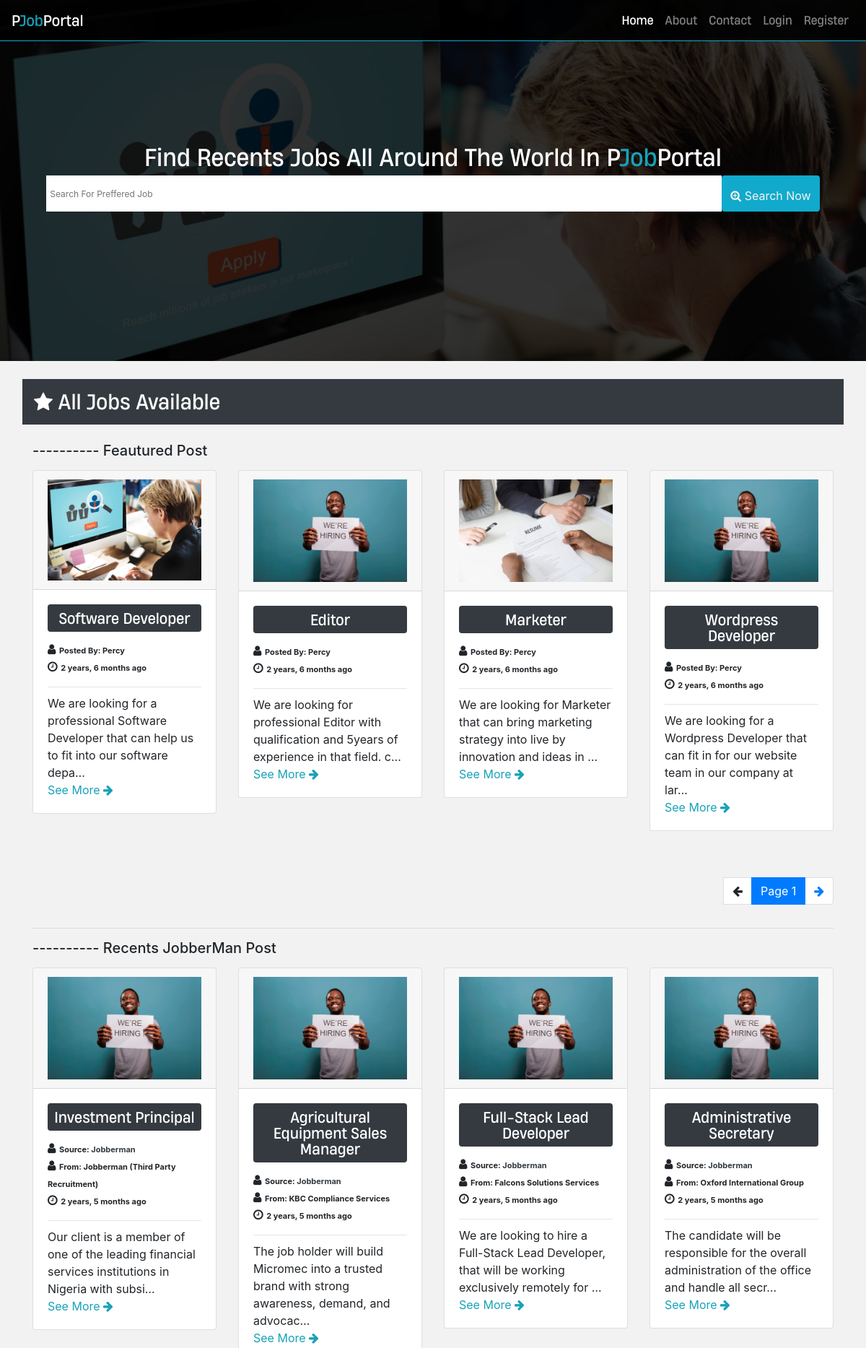
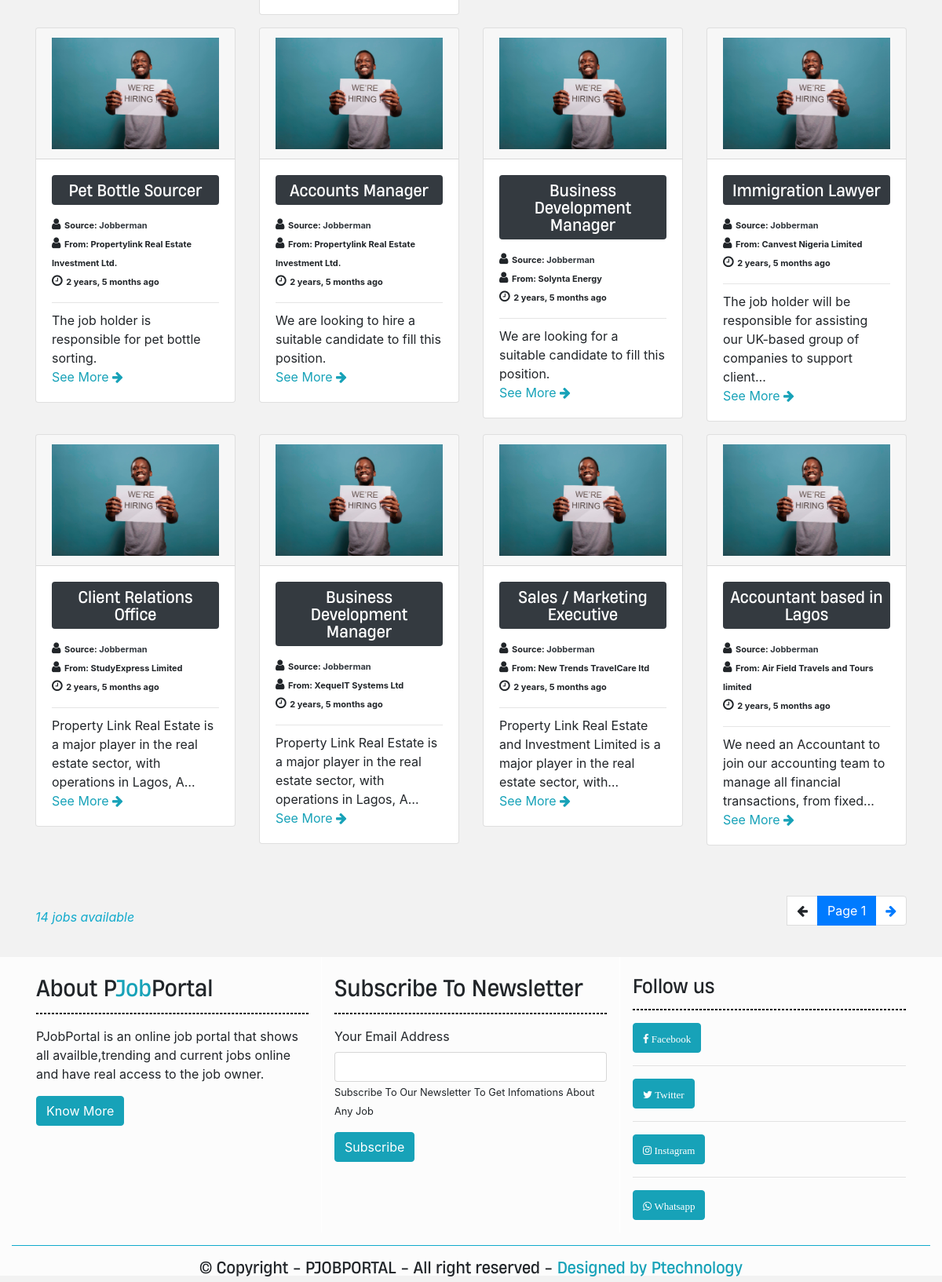
The page / on the database its author committed (2 pictures, top to bottom).
### app/models.py (models this page shows, shortened)
class Job(models.Model):
	user = models.ForeignKey(User,on_delete=models.CASCADE)
	job_image = models.ImageField(upload_to="job/image/",default="../static/images/job5.jpg",null=True,blank=True)
	job_title = models.CharField(max_length=255)
	job_description = models.TextField(max_length=300)
	email = models.EmailField(max_length=255)
	phone_num = models.PositiveIntegerField()
	whatsapp_num = models.PositiveIntegerField()
	status = models.BooleanField(default=False)
	date_posted = models.DateTimeField(auto_now_add = True)
	date_updated = models.DateTimeField(auto_now=True)

class JobCrawl(models.Model):
	user = models.CharField(max_length=255)
	job_image = models.ImageField(upload_to="job/image/",default="../static/images/job5.jpg",null=True,blank=True)
	job_title = models.CharField(max_length=255)
	job_link = models.URLField()
	job_description = models.TextField(max_length=300,null=True)
	job_employer = models.CharField(max_length=255)
	date_posted = models.DateTimeField(auto_now_add = True)
	date_updated = models.DateTimeField(auto_now=True)

### account/models.py (models this page shows)
class User(AbstractUser):
	GENDER_CHOICES = [
		('M','Male'),
		('F','Female')
	]
	name = models.CharField(max_length=255)
	gender = models.CharField(choices=GENDER_CHOICES,max_length=2)
	phone_num = models.IntegerField(null=True)
	avatar = models.ImageField(
		upload_to='account/image/%y-%m-%d',
		default='../static/images/avatar.jpg',
		verbose_name='Account Image',
		null=True
	)

### job_portal/views.py (the view)
# urls.py: 2. Add a URL to urlpatterns:  path('', views.home, name='home')
def home(request):
	jobs = models.Job.objects.all()
	crawlsjobs = models.JobCrawl.objects.all()
	page = request.GET.get('page_crawl_job',1)
	paginator = Paginator(crawlsjobs, 12)
	try:
		crawljobs = paginator.page(page)
	except PageNotAnInteger:
		crawljobs = paginator.page(1)
	except EmptyPage:
		crawljobs = paginator.page(paginator.num_pages)
	page = request.GET.get('page_job',1)
	paginatorjob = Paginator(jobs, 4)
	try:
		jobs = paginatorjob.page(page)
	except PageNotAnInteger:
		jobs = paginatorjob.page(1)
	except EmptyPage:
		jobs = paginatorjob.page(paginatorjob.num_pages)
	context={'jobs':jobs,'crawljobs':crawljobs,'crawlsjobs':crawlsjobs}
	return render(request,'home.html',context)

### templates/home.html (shortened to what this page needs)
{% extends 'base.html' %}
{% load static %}
{% load crispy_forms_tags %}
{% block header_content%}
	{% include '_header.html' %}
{% endblock %}
{% block content %}
<div class="header">
	<div class="container-fluid">
		<div class="row d-flex align-items-center">
			<div class="col-sm-12 col-md-12 header-content" >
				<div class="header-text text-white text-center">
					<h2>Find Recents Jobs All Around The World In P<span class="text-info">Job</span>Portal</h2>
				</div>
				<form action="{% url 'home' %}" method="GET">
					<div class="input-group bg-transparent search-form mr-auto ml-auto justify-content-center " style="border-radius: 4px;">
						<input type="search" name="q" id="" class="" placeholder="Search For Preffered Job">
						<div class="input-group-append" style="padding-top: 10px;">
							<span class="input-group-text" id="my-addon">
								<button class="btn btn-light  search" ><i class="fa fa-search-plus" aria-hidden="true"></i> Search Now</button>
							</span>
						</div>
					</div>
				</form>
			</div>
		</div>
	</div>
</div>
<div class="container py-2">
	<div class="row">
		<h3 class="mr-auto ml-auto bg-dark text-sm mt-3 border p-3 w-100 text-white font-weight-bolder" style="background-color: #46d;"> <span class="fa fa-star"></span> All Jobs Available</h3>
	</div>
		<h5 class="h5 mt-3">---------- Feautured Post</h5>
	<div class="row my-3">
		{% for job in jobs %}
		<div class=" col-sm-6 col-md-6 col-lg-3 mb-3">
			<div class="card">
			<div class="card-header" >
				<img src="{{job.job_image.url}}" class="img-fluid w-100" width="315" height="200" >
			</div>
			<div class="card-body">
				<div class="card-title">
					<h5 class="bg-dark text-white text-center p-2 rounded"> {{job.job_title}}</h5>
				</div>
				<div class="row">
					<div class="col-sm-12 col-md-12 col-lg-12 ">
						<span class="fa fa-user" ></span>
							<b style="font-size:11px">Posted By: {{job.user.username}}</b>
					</div>
					<div class="col-sm-12 col-md-12 col-lg-12">
						<span class="fa fa-clock-o"></span>
							<b style="font-size:11px">{{job.date_posted|timesince}} ago</b>
					</div>
				</div>
				<hr>
				<div class="card-subtitle">
					{{job.job_description|truncatechars:100}}<br>
					<a href="{% url 'job' job.job_title %}" class="text-info" ></span>See More <span class="fa fa-arrow-right"></a>
				</div>
			</div>
		</div>
		</div>
		{% endfor %}
		<div class="col-md-12">
			<div class="row mt-5 ">
				<div class="col-md-12 ">
					{% if jobs.has_other_pages %}
					<nav aria-label="PageLink ">
				                <ul class="pagination float-right" >
				                	{% if jobs.has_previous %}
					                    <li class="page-item" aria-label="previous">
					                        <a class="page-link" href="?page_job={{jobs.previous_page_number}}">
					                             <i class="fa fa-arrow-left" aria-hidden="true"></i>
					                        </a>
					                    </li>
					                    {% else %}
					                    <li class="disabled" aria-label="previous">
					                        <a class="page-link disabled">
					                            <i class="fa fa-arrow-left" aria-hidden="true"></i>
					                        </a>
					                    </li>
				                    {% endif %}
				                    {% for number in jobs.paginator.page_range %}
				                    	{% if jobs.number == number %}
				                    		<li class="page-item active"><a class="page-link" href="?page={{number}}">Page {{number}}</a></li>
				                    	{% endif %}
				                    {% endfor %}
				                    {% if jobs.has_next %}
				                    <li class="page-item" aria-label="Next">
				                        <a class="page-link" href="?page_job={{jobs.next_page_number}}">
				                            <i class="fa fa-arrow-right" aria-hidden="true"></i>
				                        </a>
				                    </li>
				                    {% else %}
				                    <li class="disabled " aria-label="Next">
				                        <a class="page-link disabled">
				                            <i class="fa fa-arrow-right" aria-hidden="true"></i>
				                        </a>
				                    </li>
				                    {% endif %}
				                </ul>
				            </nav>
				        {% endif %}
				</div>
			</div>
		</div>
	</div>
	<hr>
	<h5 class="h5 mt-3">---------- Recents JobberMan Post</h5>
	<div class="row my-3">
		{% for job in crawljobs %}
		<div class=" col-sm-6 col-md-6 col-lg-3 mb-3">
			<div class="card">
			<div class="card-header" >
				<img src="{{job.job_image.url}}" class="img-fluid w-100" width="315" height="200" >
			</div>
			<div class="card-body">
				<div class="card-title">
					<h5 class="bg-dark text-white text-center p-2 rounded"> <a class="text-white" href="{{job.job_link}}">{{job.job_title}}</a></h5>
				</div>
				<div class="row">
					<div class="col-sm-12 col-md-12 col-lg-12 ">
						<span class="fa fa-user" ></span>
							<b style="font-size:11px">Source: <a class="text-dark" href="https://jobberman.com">{{job.user}}</a></b>
					</div>
					<div class="col-sm-12 col-md-12 col-lg-12 ">
						<span class="fa fa-user" ></span>
							<b style="font-size:11px">From: {{job.job_employer}}</b>
					</div>
					<div class="col-sm-12 col-md-12 col-lg-12">
						<span class="fa fa-clock-o"></span>
							<b style="font-size:11px">{{job.date_posted|timesince}} ago</b>
					</div>
				</div>
				<hr>
				<div class="card-subtitle">
					{{job.job_description|truncatechars:100}}<br>
					<a href="{{job.job_link}}" class="text-info" target="_blank"></span>See More <span class="fa fa-arrow-right"></a>
				</div>
			</div>
		</div>
		</div>
		{% endfor %}
		<div class="col-md-12">
			<div class="row mt-5 ">
				<div class="col-md-12 justify-content-between align-items-center d-flex ">
					<div style="color: #1ac;font-style: italic;">{{crawlsjobs.all.count}} jobs available</div>
					{% if crawljobs.has_other_pages %}
					<nav aria-label="PageLink ">
				                <ul class="pagination float-right" >
				                	{% if crawljobs.has_previous %}
					                    <li class="page-item" aria-label="previous">
					                        <a class="page-link" href="?page_crawl_job={{crawljobs.previous_page_number}}">
					                             <i class="fa fa-arrow-left" aria-hidden="true"></i>
					                        </a>
					                    </li>
					                    {% else %}
					                    <li class="disabled" aria-label="previous">
					                        <a class="page-link disabled">
					                            <i class="fa fa-arrow-left" aria-hidden="true"></i>
					                        </a>
					                    </li>
				                    {% endif %}
				                    {% for number in crawljobs.paginator.page_range %}
				                    	{% if crawljobs.number == number %}
				                    		<li class="page-item active"><a class="page-link" href="?page={{number}}">Page {{number}}</a></li>
				                    	{% endif %}
				                    {% endfor %}
				                    {% if crawljobs.has_next %}
				                    <li class="page-item" aria-label="Next">
				                        <a class="page-link" href="?page_crawl_job={{crawljobs.next_page_number}}">
				                            <i class="fa fa-arrow-right" aria-hidden="true"></i>
				                        </a>
				                    </li>
				                    {% else %}
				                    <li class="disabled " aria-label="Next">
				                        <a class="page-link disabled">
				                            <i class="fa fa-arrow-right" aria-hidden="true"></i>
				                        </a>
				                    </li>
				                    {% endif %}
				                </ul>
				            </nav>
				        {% endif %}
				</div>
			</div>
		</div>
	</div>
</div>
{% include '_footer.html' %}
{% endblock %}

### templates/base.html (shortened to what this page needs)
{% load static %}
<!DOCTYPE html>
<html lang="en">
    <head>
        <link rel="stylesheet" href="{% static 'bootstrap/css/bootstrap.min.css' %}">
        <link rel="stylesheet" href="{% static 'font-awesome-4.7.0/css/font-awesome.css' %}">
    </head>
    <body style="background-color: #f2f2f2;">
        <header>
			{% block header_content%}
			{% endblock %}
        </header>
        <section>
            <div class="content_container">
                {% block content%}
                {% endblock %}
            </div>
        </section>
    </body>
</html>

### templates/_header.html (shortened to what this page needs)
    <header>
    <nav class="navbar navbar-expand-lg navbar-dark fixed-top ">
        <a class="navbar-brand" href="{% url 'home' %}">P<span class="text-info">Job</span>Portal</a>
        <div class="collapse navbar-collapse" id="collapsibleNavId">
            <ul class="navbar-nav ml-auto mt-2 mt-lg-0">
                <li class="nav-item active">
                    <a class="nav-link" href="{% url 'home' %}">Home <span class="sr-only">(current)</span></a>
                </li>
                <li class="nav-item ">
                    <a class="nav-link" href="">About</a>
                </li>
                <li class="nav-item ">
                    <a class="nav-link" href="">Contact</a>
                </li>
                {% if user.is_authenticated == True %}
                <li class="nav-item ">
                    <a class="nav-link" href="{% url 'dashboard' %}">Dashboard</a>
                </li>
                <li class="nav-item ">
                    <a class="nav-link" href="{% url 'logout' %}">Logout</a>
                </li>
                {% else %}
                <li class="nav-item ">
                    <a class="nav-link" href="{% url 'login' %}">Login</a>
                </li>
                <li class="nav-item ">
                    <a class="nav-link" href="{% url 'register' %}">Register</a>
                </li>
                {% endif %}
            </ul>
        </div>
    </nav>
</header>

### templates/_footer.html (shortened to what this page needs)
<footer>
	<div class="footer">
		<div class="footer-content">
			<div class="footer-content-text">
				<div class="container">
					<div class="row" style=" min-height: 200px;">
						<div class="col-md-4 p-3" style="border-right: 1px solid white;">
							<h3 class="mt-2">About P<span class="text-info">Job</span>Portal</h3>
							<hr style="border:1px dashed black">
							<p> PJobPortal is an online job portal that shows all availble,trending and current jobs online and have real access to the job owner.</p>
							<a href="#" class="btn btn-info"> Know More</a>
						</div>
						<div class="col-md-4 p-3" style="border-right: 1px solid white;">
							<h3 class="mt-2">Subscribe To Newsletter</h3>
							<hr style="border:1px dashed black">
							<form class="" action="" method="POST">
								<div class="form-group">
									<label for="email"> Your Email Address</label>
									<input type="email" name="email" class="form-control">
									<small>Subscribe To Our Newsletter To Get Infomations About Any Job</small>
								</div>
								<button class="btn btn-info" >Subscribe</button>
							</form>
						</div>
						<div class="col-md-4 p-3">
							<div class="row">
								<div class="col-md-12 ">
									<h4 class="mt-2">Follow us</h4>
									<hr style="border:1px dashed black">
									<a href="#" class="btn btn-info text-white" >
										<span class="fa fa-facebook" style="font-size: 13px;" > Facebook</span>
									</a>
									<hr>
									<a href="#" class="btn btn-info text-white" >
										<span class="fa fa-twitter " style="font-size: 13px;"> Twitter</span>
									</a>
									<hr>
									<a href="#" class="btn btn-info text-white" >
										<span class="fa fa-instagram " style="font-size: 13px;"> Instagram</span>
									</a>
									<hr>
									<a href="#" class="btn btn-info text-white" >
										<span class="fa fa-whatsapp  " style="font-size: 13px;"> Whatsapp</span>
									</a>
								</div>
							</div>
						</div>
					</div>
				</div>
			</div>
			<div class="footer-credit mt-3 ">
			<div class="container-fluid">
			<div class="col-md-12  footer-credit-text">
				<h5 class="align-self-center justify-content-center mt-3"> &copy; Copyright - PJOBPORTAL - All right reserved - <span class="text-info">Designed by Ptechnology</span> </h5>
			</div>
			</div>
		</div>
		</div>
	</div>
</footer>

### templates/_header.html (style rules this page uses)
.navbar { border-bottom: 1px solid #1ac; background-color: rgba(0,0,0,0.9); font-family: HeadingNowTrial !important; }
header { background-color: #000 !important; }
.navbar-brand { font-size: 20px; }

### templates/_footer.html (style rules this page uses)
.footer { background-color: rgba(255, 255, 255,0.8); color: dark; min-height: 300px !important; width: 100% !important; max-height: 700px; }
.footer-credit-text { border-top: 1px solid #1ac; font-size: 15px; text-align: center; }

### rows shown on the page
Job: job_image (picture), job_title "Software Developer", user.username "Percy", date_posted "2 years, 6 months", job_description "We are looking for a professional Software Developer that can help us to fit into our software depa…"
Job: job_image (picture), job_title "Editor", user.username "Percy", date_posted "2 years, 6 months", job_description "We are looking for professional Editor with qualification and 5years of experience in that field. c…"
Job: job_image (picture), job_title "Marketer", user.username "Percy", date_posted "2 years, 6 months", job_description "We are looking for Marketer that can bring marketing strategy into live by innovation and ideas in …"
Job: job_image (picture), job_title "Wordpress Developer", user.username "Percy", date_posted "2 years, 6 months", job_description "We are looking for a Wordpress Developer that can fit in for our website team in our company at lar…"
JobCrawl: job_image (picture), job_title "Investment Principal", user "Jobberman", job_employer "Jobberman (Third Party Recruitment)", date_posted "2 years, 5 months", job_description "Our client is a member of one of the leading financial services institutions in Nigeria with subsi…"
JobCrawl: job_image (picture), job_title "Agricultural Equipment Sales Manager", user "Jobberman", job_employer "KBC Compliance Services", date_posted "2 years, 5 months", job_description "The job holder will build Micromec into a trusted brand with strong awareness, demand, and advocac…"
JobCrawl: job_image (picture), job_title "Full-Stack Lead Developer", user "Jobberman", job_employer "Falcons Solutions Services", date_posted "2 years, 5 months", job_description "We are looking to hire a Full-Stack Lead Developer, that will be working exclusively remotely for …"
JobCrawl: job_image (picture), job_title "Administrative Secretary", user "Jobberman", job_employer "Oxford International Group", date_posted "2 years, 5 months", job_description "The candidate will be responsible for the overall administration of the office and handle all secr…"
JobCrawl: job_image (picture), job_title "Pet Bottle Sourcer", user "Jobberman", job_employer "Propertylink Real Estate Investment Ltd.", date_posted "2 years, 5 months", job_description "The job holder is responsible for pet bottle sorting."
JobCrawl: job_image (picture), job_title "Accounts Manager", user "Jobberman", job_employer "Propertylink Real Estate Investment Ltd.", date_posted "2 years, 5 months", job_description "We are looking to hire a suitable candidate to fill this position."
JobCrawl: job_image (picture), job_title "Business Development Manager", user "Jobberman", job_employer "Solynta Energy", date_posted "2 years, 5 months", job_description "We are looking for a suitable candidate to fill this position."
JobCrawl: job_image (picture), job_title "Immigration Lawyer", user "Jobberman", job_employer "Canvest Nigeria Limited", date_posted "2 years, 5 months", job_description "The job holder will be responsible for assisting our UK-based group of companies to support client…"
JobCrawl: job_image (picture), job_title "Client Relations Office", user "Jobberman", job_employer "StudyExpress Limited", date_posted "2 years, 5 months", job_description "Property Link Real Estate is a major player in the real estate sector, with operations in Lagos, A…"
JobCrawl: job_image (picture), job_title "Business Development Manager", user "Jobberman", job_employer "XequeIT Systems Ltd", date_posted "2 years, 5 months", job_description "Property Link Real Estate is a major player in the real estate sector, with operations in Lagos, A…"
JobCrawl: job_image (picture), job_title "Sales / Marketing Executive", user "Jobberman", job_employer "New Trends TravelCare ltd", date_posted "2 years, 5 months", job_description "Property Link Real Estate and Investment Limited is a major player in the real estate sector, with…"
JobCrawl: job_image (picture), job_title "Accountant based in Lagos", user "Jobberman", job_employer "Air Field Travels and Tours limited", date_posted "2 years, 5 months", job_description "We need an Accountant to join our accounting team to manage all financial transactions, from fixed…"

### other values the page prints
{{ number }} "1"
{{ crawlsjobs.all.count }} "14"
